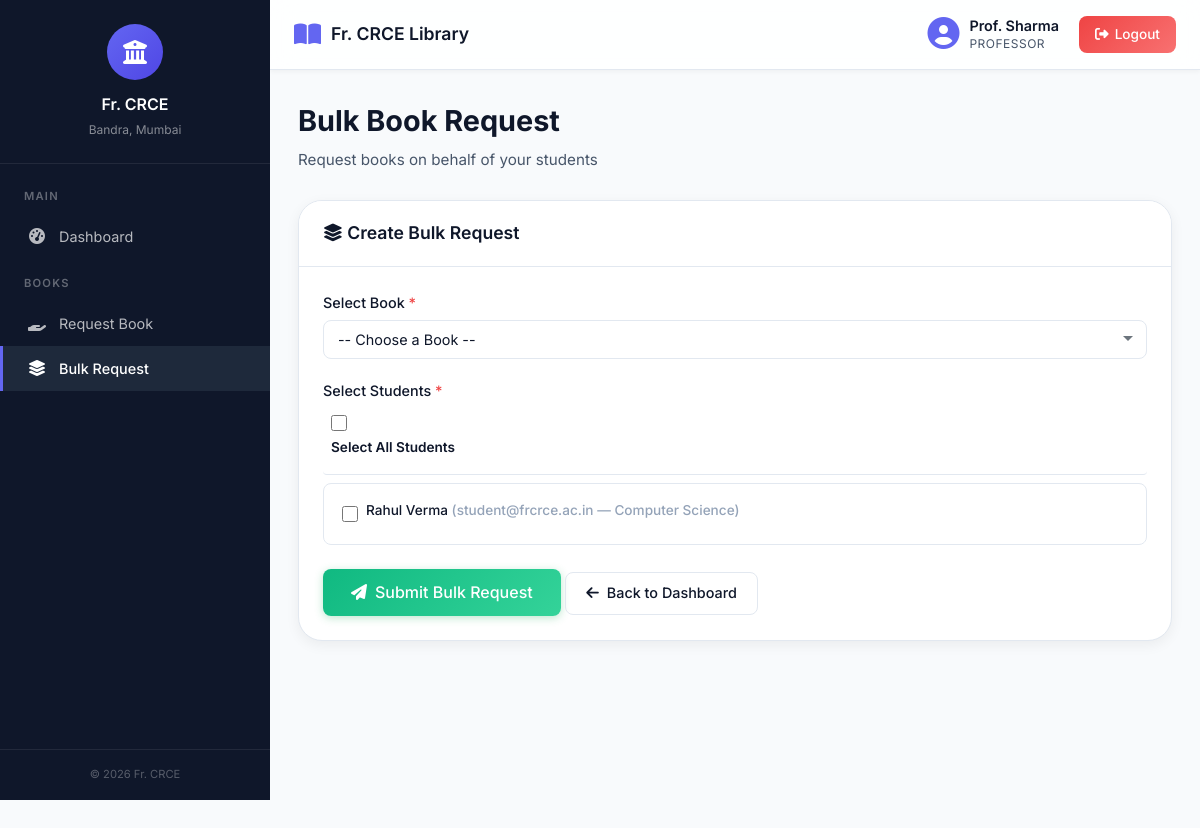
Screenshot of /professor/bulk_request.php (signed in) with the database file from the repository.
### tables this page shows
CREATE TABLE IF NOT EXISTS users (
    id INT AUTO_INCREMENT PRIMARY KEY,
    name VARCHAR(100) NOT NULL,
    email VARCHAR(150) NOT NULL UNIQUE,
    password VARCHAR(255) NOT NULL,
    role ENUM('admin', 'professor', 'student') NOT NULL DEFAULT 'student',
    department VARCHAR(100) DEFAULT NULL,
    status ENUM('active', 'inactive') NOT NULL DEFAULT 'active',
    created_at TIMESTAMP DEFAULT CURRENT_TIMESTAMP
);

### professor/bulk_request.php (the view, shortened to what this page needs)
<?php
require_once '../config/database.php';
$students = mysqli_query($conn, "SELECT id, name, email, department FROM users WHERE role = 'student' AND status = 'active' ORDER BY name ASC");
include '../includes/header.php';
include '../includes/sidebar.php';
?>
<div class="page-header">
    <h1>Bulk Book Request</h1>
    <p>Request books on behalf of your students</p>
</div>
<div class="card">
    <div class="card-header">
        <h2><i class="fas fa-layer-group"></i> Create Bulk Request</h2>
    </div>
    <div class="card-body">
        <form method="POST" action="" id="bulkRequestForm">
            <div class="form-group">
                <label for="book_id">Select Book <span class="required">*</span></label>
                <select class="form-control" id="book_id" name="book_id" required>
                    <option value="">-- Choose a Book --</option>
                </select>
            </div>
            <div class="form-group">
                <label>Select Students <span class="required">*</span></label>
                <div class="mb-1">
                    <label class="checkbox-item" style="border-bottom: 1px solid var(--border-color); padding-bottom: 10px;">
                        <input type="checkbox" id="selectAll">
                        <label for="selectAll" style="font-weight: 600;">Select All Students</label>
                    </label>
                </div>
                <div class="checkbox-group">
                    <?php if (mysqli_num_rows($students) > 0): ?>
                        <?php while ($stu = mysqli_fetch_assoc($students)): ?>
                            <div class="checkbox-item">
                                <input type="checkbox" class="student-checkbox" name="students[]"
                                       value="<?php echo $stu['id']; ?>"
                                       id="student_<?php echo $stu['id']; ?>">
                                <label for="student_<?php echo $stu['id']; ?>">
                                    <?php echo htmlspecialchars($stu['name']); ?>
                                    <span class="text-muted">(<?php echo htmlspecialchars($stu['email']); ?> — <?php echo htmlspecialchars($stu['department'] ?? 'N/A'); ?>)</span>
                                </label>
                            </div>
                        <?php endwhile; ?>
                    <?php else: ?>
                        <p class="text-muted">No active students found.</p>
                    <?php endif; ?>
                </div>
            </div>
            <div class="mt-3">
                <button type="submit" class="btn btn-success btn-lg" id="bulkSubmitBtn">
                    <i class="fas fa-paper-plane"></i> Submit Bulk Request
                </button>
                <a href="dashboard.php" class="btn btn-outline">
                    <i class="fas fa-arrow-left"></i> Back to Dashboard
                </a>
            </div>
        </form>
    </div>
</div>
<?php include '../includes/footer.php'; ?>

### assets/css/style.css (style rules this page uses)
:root { --primary: #0f172a; --primary-light: #1e293b; --primary-dark: #020617; --accent: #6366f1; --accent-light: #818cf8; --accent-dark: #4f46e5; --success: #10b981; --success-light: #34d399; --warning: #f59e0b; --warning-light: #fbbf24; --danger: #ef4444; --danger-light: #f87171; --info: #0ea5e9; --bg-body: #f8fafc; --bg-card: #ffffff; --bg-sidebar: #0f172a; --bg-sidebar-hover: #1e293b; --bg-topbar: rgba(255, 255, 255, 0.85); --text-primary: #0f172a; --text-secondary: #475569; --text-muted: #94a3b8; --text-white: #ffffff; --border-color: #e2e8f0; --shadow-sm: 0 2px 4px rgba(0,0,0,0.04); --shadow-md: 0 4px 14px rgba(0,0,0,0.06); --shadow-lg: 0 12px 32px rgba(99, 102, 241, 0.08); --sidebar-width: 270px; --topbar-height: 70px; --radius-sm: 8px; --radius-md: 16px; --radius-lg: 24px; --transition: all 0.4s cubic-bezier(0.16, 1, 0.3, 1); }
*, *::before, *::after { margin: 0; padding: 0; box-sizing: border-box; }
html { scroll-behavior: smooth; }
body { font-family: 'Inter', -apple-system, BlinkMacSystemFont, 'Segoe UI', sans-serif; background: var(--bg-body); color: var(--text-primary); line-height: 1.6; min-height: 100vh; overflow-x: hidden; }
a { text-decoration: none; color: inherit; }
.page-header { margin-bottom: 28px; }
.page-header h1 { font-size: 1.8rem; font-weight: 700; color: var(--text-primary); margin-bottom: 4px; }
.page-header p { color: var(--text-secondary); font-size: 0.95rem; }
.card { background: var(--bg-card); border-radius: var(--radius-lg); box-shadow: var(--shadow-md); border: 1px solid var(--border-color); margin-bottom: 24px; overflow: hidden; transition: var(--transition); }
.card-header { padding: 18px 24px; border-bottom: 1px solid var(--border-color); display: flex; align-items: center; justify-content: space-between; background: var(--bg-card); }
.card-header h2 { font-size: 1.1rem; font-weight: 600; color: var(--text-primary); }
.card-body { padding: 24px; }
.form-group { margin-bottom: 20px; }
.form-group label { display: block; font-weight: 500; font-size: 0.9rem; color: var(--text-primary); margin-bottom: 6px; }
.form-group label .required { color: var(--danger); }
.form-control { width: 100%; padding: 10px 14px; border: 1.5px solid var(--border-color); border-radius: var(--radius-sm); font-family: inherit; font-size: 0.9rem; color: var(--text-primary); background: var(--bg-card); transition: var(--transition); outline: none; }
.form-control::placeholder { color: var(--text-muted); }
select.form-control { cursor: pointer; appearance: none; background-repeat: no-repeat; background-position: right 12px center; padding-right: 32px; }
.btn { display: inline-flex; align-items: center; justify-content: center; gap: 8px; padding: 10px 20px; border: none; border-radius: var(--radius-sm); font-family: inherit; font-size: 0.9rem; font-weight: 500; cursor: pointer; transition: var(--transition); line-height: 1.4; white-space: nowrap; }
.btn-success { background: linear-gradient(135deg, var(--success), var(--success-light)); color: var(--text-white); box-shadow: 0 2px 8px rgba(39, 174, 96, 0.3); }
.btn-outline { background: transparent; border: 1.5px solid var(--border-color); color: var(--text-primary); }
.btn-lg { padding: 12px 28px; font-size: 1rem; }
.checkbox-group { max-height: 200px; overflow-y: auto; border: 1px solid var(--border-color); border-radius: var(--radius-sm); padding: 10px; }
.checkbox-item { display: flex; align-items: center; gap: 8px; padding: 6px 8px; border-radius: 4px; transition: var(--transition); }
.checkbox-item input[type="checkbox"] { width: 16px; height: 16px; accent-color: var(--accent); }
.checkbox-item label { font-size: 0.85rem; cursor: pointer; flex: 1; }
.text-muted { color: var(--text-muted); }
.mt-3 { margin-top: 24px; }
.mb-1 { margin-bottom: 8px; }

### rows the page displays
users: name "Rahul Verma", email "student@frcrce.ac.in", department "Computer Science"

### other values shown
$_SESSION['name'] "Prof. Sharma"
$_SESSION['role'] "PROFESSOR"
